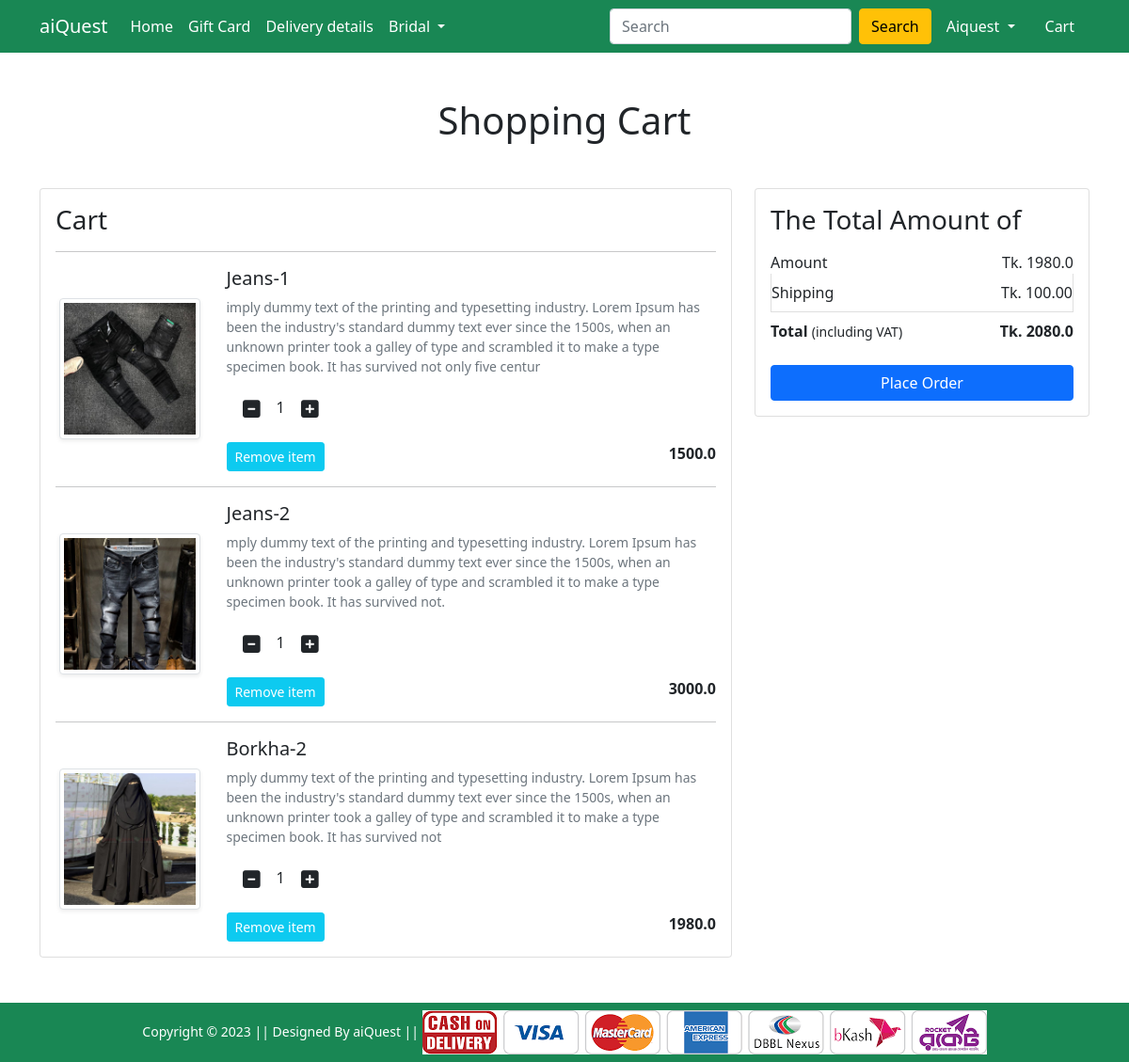
The app's page /cart/ (signed in) with its own data.
### Shop/models.py (models this page shows, shortened)
class Cart(models.Model):
    user = models.ForeignKey(User, on_delete=models.CASCADE)
    product = models.ForeignKey(Product, on_delete=models.CASCADE)
    quantity = models.PositiveIntegerField(default=1)

class Product(models.Model):
    title = models.CharField(max_length=100)
    selling_price = models.FloatField()
    discounted_price = models.FloatField()
    description = models.TextField()
    brand = models.CharField(max_length=100)
    category = models.CharField(choices=CATEGORY_CHOICES,max_length=2)
    product_image = models.ImageField(upload_to='productimg')

### Shop/views.py (the view)
# urls.py: path('cart/', views.show_cart, name='showcart'),
@login_required
def show_cart(request):
   if request.user.is_authenticated:
      user = request.user
      cart = Cart.objects.filter(user=user)
      amount = 00
      shipping_amount = 100
      total = 00
      cart_product = [p for p in Cart.objects.all() if p.user==user]
      if cart_product:
         for p in cart_product:
            tempamount = (p.quantity * p.product.discounted_price)
            amount = tempamount
            totalamount = amount + shipping_amount
         return render(request, 'Shop/addtocart.html', {'carts':cart, 'totalamount':totalamount,'amount':amount })
      else:
         return render(request, 'Shop/emptycart.html')

### Shop/templates/Shop/addtocart.html (shortened to what this page needs)
{% extends 'Shop/base.html' %}
{% load static %}
{% block main-content %}
<div class="container my-5">
    <div class="row">
        <h1 class="text-center mb-5">Shopping Cart</h1>
        <div class="col-sm-8">
            <div class="card">
                <div class="card-body">
                    <h3>Cart</h3>
                    {% for cart in carts %}
                    <hr>
                    <div class="row">
                        <div class="col-sm-3 text-center align-self-center"><img
                                src="{{cart.product.product_image.url}}" alt="" srcset=""
                                class="img-fluid img-thumbnail shadow-sm" height="150" width="150"> </div>
                        <div class="col-sm-9">
                            <div>
                                <h5>{{cart.product.title}}</h5>
                                <p class="mb-2 text-muted small">{{cart.product.description}}</p>
                                <div class="my-3">
                                    <a class="minus-cart btn" pid = "{{cart.product.id}}"><i class="fas fa-minus-square fa-lg"></i></a>
                                    <span id="quantity">{{cart.quantity}}</span>
                                    <a class="plus-cart btn" pid = "{{cart.product.id}}"><i class="fas fa-plus-square fa-lg"></i></a>
                                </div>
                                <div class="d-flex justify-content-between">
                                    <a href="" class="btn btn-sm btn-info  text-white mr-3 remove-cart" pid = "{{cart.product.id}}">Remove item </a>
                                    <p class="mb-0"><span><strong>{{cart.product.discounted_price}}</strong></span></p>
                                </div>
                            </div>
                        </div>
                    </div>
                    {% endfor %}
                </div>
            </div>
        </div>
        <div class="col-sm-4">
            <div class="card">
                <div class="card-body">
                    <h3>The Total Amount of</h3>
                    <ul class="list-group">
                        <li
                            class="list-group-item d-flex justify-content-between align-items-center border-0 px-0 pb-0">
                            Amount<span>Tk. <span id="amount">{{amount}}</span></span></li>
                        <li class="list-group-item d-flex justify-content-between align-items-center px-0">
                            Shipping<span>Tk. 100.00</span></li>
                        <li
                            class="list-group-item d-flex justify-content-between align-items-center border-0 px-0 mb-3">
                            <div>
                                <strong>Total</strong> <small>(including VAT)</small>
                            </div>
                            <span><strong>Tk. <strong id="totalamount"> {{totalamount}}</strong></strong></span>
                        </li>
                    </ul>
                    <div class="d-grid"><a href="{% url 'checkout' %}" class="btn btn-primary">Place Order</a></div>
                </div>
            </div>
        </div>
    </div>
</div>
{% endblock main-content %}

### Shop/templates/Shop/base.html (shortened to what this page needs)
<!doctype html>
{% load static %}
<html lang="en">
<head>
    <link href="https://cdn.jsdelivr.net/npm/bootstrap@5.0.0-beta1/dist/css/bootstrap.min.css" rel="stylesheet"
>
    <link rel="stylesheet" href="{% static 'Shop/css/owl.carousel.min.css' %}">
    <link rel="stylesheet" href="{% static 'Shop/css/all.min.css' %}">
    <link rel="stylesheet" href="{% static 'Shop/css/style.css' %}">
</head>
<body>
    <nav class="navbar navbar-expand-lg navbar-dark bg-success">
        <div class="container">
            <a class="navbar-brand" href="/">aiQuest</a>
            <div class="collapse navbar-collapse" id="navbarSupportedContent">
                <ul class="navbar-nav me-auto mb-2 mb-lg-0">
                    <li class="nav-item">
                        <a class="nav-link active" aria-current="page" href="/">Home</a>
                    </li>
                    <li class="nav-item">
                        <a class="nav-link active" aria-current="page" href="#">Gift Card</a>
                    </li>
                    <li class="nav-item">
                        <a class="nav-link active" aria-current="page" href="#">Delivery details</a>
                    </li>
                    <li class="nav-item dropdown">
                        <a class="nav-link dropdown-toggle text-white" href="#" id="electronicsDropdown" role="button"
                            data-bs-toggle="dropdown" aria-expanded="false">
                            Bridal
                        </a>
                    </li>
                </ul>
                <form class="d-flex">
                    <input class="form-control me-2" type="search" placeholder="Search" aria-label="Search">
                    <button class="btn btn-warning" type="submit">Search</button>
                </form>
                <div>
                    <ul class="navbar-nav me-auto mb-2 mb-lg-0">
                        {% if request.user.is_authenticated %}
                        <li class="nav-item dropdown mx-2">
                            <a class="nav-link dropdown-toggle text-white" href="#" id="profileDropdown" role="button"
                                data-bs-toggle="dropdown" aria-expanded="false">
                                {{request.user.username|capfirst}}
                            </a>
                        </li>
                        <li class="nav-item mx-2">
                            <a href="{% url 'showcart' %}" class="nav-link text-white"> Cart </a>
                        </li>
                        {% endif %}
                    </ul>
                </div>
            </div>
        </div>
    </nav>
    {% block main-content %} {% endblock main-content %}
    <footer class="container-fluid bg-success text-center p-2 mt-5">
        <small class="text-white">Copyright &copy; 2023 || Designed By aiQuest || </small>
        <img src="{% static 'Shop/images/paymentlogo.png' %}" alt="" srcset="" class="img-fluid" height="2px">
    </footer>
</body>
</html>

### records on screen
Cart: product.product_image (picture), product "Jeans-1", product.description "imply dummy text of the printing and typesetting industry. Lorem Ipsum has been the industry's standard dummy text ever since the 1500s, when an unknown printer took a galley of type and scrambled it to make a type specimen book. It has survived not only five centur", quantity "1", product.discounted_price "1500.0"
Cart: product.product_image (picture), product "Jeans-2", product.description "mply dummy text of the printing and typesetting industry. Lorem Ipsum has been the industry's standard dummy text ever since the 1500s, when an unknown printer took a galley of type and scrambled it to make a type specimen book. It has survived not.", quantity "1", product.discounted_price "3000.0"
Cart: product.product_image (picture), product "Borkha-2", product.description "mply dummy text of the printing and typesetting industry. Lorem Ipsum has been the industry's standard dummy text ever since the 1500s, when an unknown printer took a galley of type and scrambled it to make a type specimen book. It has survived not", quantity "1", product.discounted_price "1980.0"

### other values on screen
{{ request.user.username|capfirst }} "Aiquest"
{{ amount }} "1980.0"
{{ totalamount }} "2080.0"
